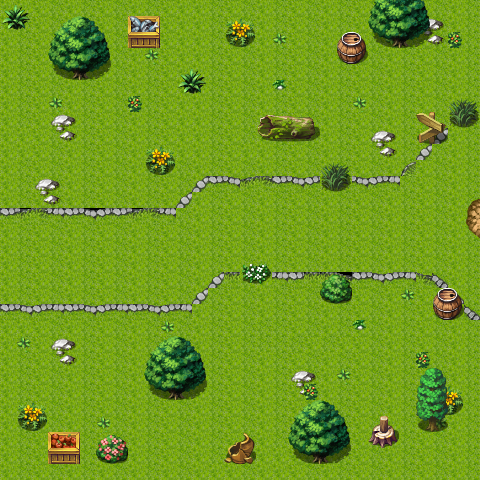

This game map was drawn from its Tiled (.tmx) file and the tilesets committed beside it. A one-line description and the trimmed map source follow:
An orthogonal 30x30 tile map with 16x16 px tiles, 3 tile layers (Grass, Decorations, Obstacles) and 4 objects.

<map version="1.4" tiledversion="1.4.2" orientation="orthogonal" renderorder="left-up" width="30" height="30" tilewidth="16" tileheight="16" infinite="0" nextlayerid="7" nextobjectid="7">
 <editorsettings>
  <export target="map.json" format="json" />
 </editorsettings>
 <tileset firstgid="1" name="spritesheet" tilewidth="16" tileheight="16" tilecount="1024" columns="32">
  <image source="spritesheet.png" width="512" height="512" />
 </tileset>
 <layer id="1" name="Grass" width="30" height="30">
  <data>[900 cells, 900 non-empty, 10 distinct tile ids]</data>
 </layer>
 <layer id="3" name="Decorations" width="30" height="30">
  <data>[900 cells, 138 non-empty, 47 distinct tile ids]</data>
 </layer>
 <layer id="2" name="Obstacles" width="30" height="30">
  <properties>
   <property name="collide" type="bool" value="true" />
  </properties>
  <data>[900 cells, 105 non-empty, 57 distinct tile ids]</data>
 </layer>
 <objectgroup id="5" name="Enemies">
  <object id="1" x="134" y="70">
   <point />
  </object>
  <object id="2" x="88" y="411">
   <point />
  </object>
  <object id="3" x="388" y="228">
   <point />
  </object>
 </objectgroup>
 <objectgroup id="6" name="Portal">
  <object id="6" x="473" y="218">
   <point />
  </object>
 </objectgroup>
</map>